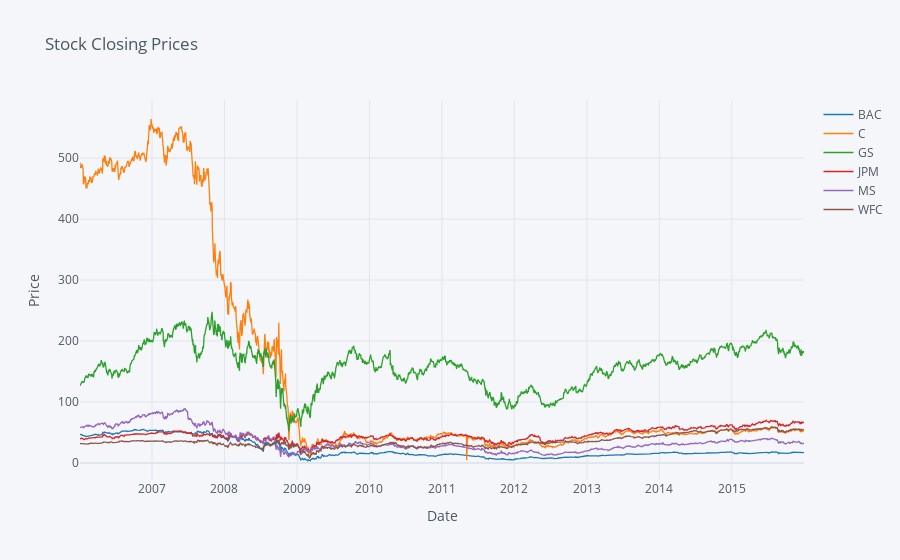

Notebook code cell kept with this figure:
### Code cell
'''
Method 1: Using .filter()
    This method simply selects all columns containing 'Close' from the bank_stocks DataFrame.
    Reason: It's a straightforward approach without dealing with the MultiIndex directly.
'''
# s = bank_stocks.filter(like='Close', axis=1)
# s.plot(figsize=(12, 4));

'''
Method 2: Using List Comprehension with MultiIndex
    It's simply selecting the 'Close' columns from the bank_stocks DataFrame using a list comprehension based on the MultiIndex.
    Reason: It's a simple but efficient way to handle MultiIndex DataFrames.
'''
# close_cols = [col for col in bank_stocks.columns if col[1] == 'Close']
# s = bank_stocks[close_cols]
# s.plot(figsize=(12, 4));

'''
Method 3: Using .xs() (Cross-section Method)
    Uses .xs() to select the 'Close' column for all banks, then plots the data.
    Reason: Slightly more advanced than Method 2 but still easy to implement with good control over the MultiIndex.
'''
# bank_stocks.xs(key='Close', axis=1, level='Stock Info').plot(figsize = (12, 4));

'''
Method 4: Using a for loop
    This method loops through tickers and plots each bank's closing price individually.
    Reason: This is simple but slightly more flexible as it allows for fine-grained control over the plotting process.
'''
# for tick in tickers:
#     bank_stocks[tick]['Close'].plot(label = tick, figsize=(12, 4))
# plt.legend();

'''
Method 5: Using Matplotlib
    Extracts 'Close' prices using MultiIndex and plots them using Matplotlib.
    Reason: This involves a bit more customization in terms of labeling and adding elements like a legend.
'''
# close_df = bank_stocks.xs(key='Close', axis=1, level='Stock Info')
# plt.figure(figsize=(12, 4))
# for column in close_df.columns:
#     plt.plot(close_df.index, close_df[column], label=column)
# plt.title('Bank Closing Prices (2006–2016)')
# plt.xlabel('Date')
# plt.ylabel('Price')
# plt.legend(title='Bank Ticker')
# plt.grid(True)
# plt.tight_layout()
# plt.show()

'''
Method 6: Using Cufflinks
    This method uses Cufflinks (integrated with Plotly and Pandas) to create interactive plots.
    Reason: This is a bit more complex because it integrates with Plotly for interactive visualizations.
'''
# close_df = bank_stocks.xs(key='Close', axis=1, level='Stock Info')
# close_df.iplot(kind='line',title='Bank Closing Prices (2006–2016)', xTitle='Date', yTitle='Price', dimensions=(900, 400), line_width=2);

'''
Method 7: Using Cufflinks with Date Formatting
    This method also uses Cufflinks but converts the index to a string format to ensure proper handling of date values.
    Reason: This is slightly more complex than Method 3 due to additional data manipulation (e.g., index conversion).
'''
# df = bank_stocks.xs(key='Close', axis=1, level='Stock Info').copy()
# df.index = df.index.astype(str)  # Convert datetime index to string
# df.iplot(title='Stock Close Prices', xTitle='Date', yTitle='Price')

'''
Method 8: Using Plotly Graph Objects
    This method uses Plotly’s graphing API, which is more flexible and allows customization.
    Reason: This is the most advanced, as it involves Plotly's lower-level API, allowing complete control over the plot but requiring more complex code.
'''
df = bank_stocks.xs('Close', level='Stock Info', axis=1)
colors = ['#1f77b4', '#ff7f0e', '#2ca02c', '#d62728', '#9467bd', '#8c564b']
df.index = df.index.astype(str)  # Fix warning if needed
df.iplot(
    title='Stock Closing Prices',
    xTitle='Date',
    colors=colors,
    yTitle='Price',
    asFigure=True  # Get the figure to modify layout
).update_layout(
    hovermode='x unified'  # <-- This is the key setting
).show()

'''
Method 9: Using .stack() and Seaborn Lineplot
    This method stacks the data, resets the index, and uses Seaborn for a line plot.
    Reason: This involves transforming the data structure (stacking) and using Seaborn, which is more advanced compared to other methods.
''';
# stacked = bank_stocks.xs('Close', level='Stock Info', axis=1).stack().reset_index()
# stacked.columns = ['Date', 'Bank', 'Close']
# plt.figure(figsize=(12, 4))
# sns.lineplot(data=stacked, x='Date', y='Close', hue='Bank');

### Figure 1 — Plotly figure (JSON) as saved in the notebook; plotly's stock layout.template omitted (floating-point values rounded to 4 significant figures; data arrays with more than 128 entries replaced by an {"elided": "..."} marker saying what was removed)
{"data": [{"line": {"color": "rgba(31, 119, 180, 1.0)", "dash": "solid", "shape": "linear", "width": 1.3}, "mode": "lines", "name": "BAC", "text": "", "type": "scatter", "x": {"elided": "2517 str values"}, "y": {"elided": "2517 float values"}}, {"line": {"color": "rgba(255, 127, 14, 1.0)", "dash": "solid", "shape": "linear", "width": 1.3}, "mode": "lines", "name": "C", "text": "", "type": "scatter", "x": {"elided": "2517 str values"}, "y": {"elided": "2517 float values"}}, {"line": {"color": "rgba(44, 160, 44, 1.0)", "dash": "solid", "shape": "linear", "width": 1.3}, "mode": "lines", "name": "GS", "text": "", "type": "scatter", "x": {"elided": "2517 str values"}, "y": {"elided": "2517 float values"}}, {"line": {"color": "rgba(214, 39, 40, 1.0)", "dash": "solid", "shape": "linear", "width": 1.3}, "mode": "lines", "name": "JPM", "text": "", "type": "scatter", "x": {"elided": "2517 str values"}, "y": {"elided": "2517 float values"}}, {"line": {"color": "rgba(148, 103, 189, 1.0)", "dash": "solid", "shape": "linear", "width": 1.3}, "mode": "lines", "name": "MS", "text": "", "type": "scatter", "x": {"elided": "2517 str values"}, "y": {"elided": "2517 float values"}}, {"line": {"color": "rgba(140, 86, 75, 1.0)", "dash": "solid", "shape": "linear", "width": 1.3}, "mode": "lines", "name": "WFC", "text": "", "type": "scatter", "x": {"elided": "2517 str values"}, "y": {"elided": "2517 float values"}}], "layout": {"hovermode": "x unified", "legend": {"bgcolor": "#F5F6F9", "font": {"color": "#4D5663"}}, "paper_bgcolor": "#F5F6F9", "plot_bgcolor": "#F5F6F9", "title": {"font": {"color": "#4D5663"}, "text": "Stock Closing Prices"}, "xaxis": {"gridcolor": "#E1E5ED", "showgrid": true, "tickfont": {"color": "#4D5663"}, "title": {"font": {"color": "#4D5663"}, "text": "Date"}, "zerolinecolor": "#E1E5ED"}, "yaxis": {"gridcolor": "#E1E5ED", "showgrid": true, "tickfont": {"color": "#4D5663"}, "title": {"font": {"color": "#4D5663"}, "text": "Price"}, "zerolinecolor": "#E1E5ED"}}}
